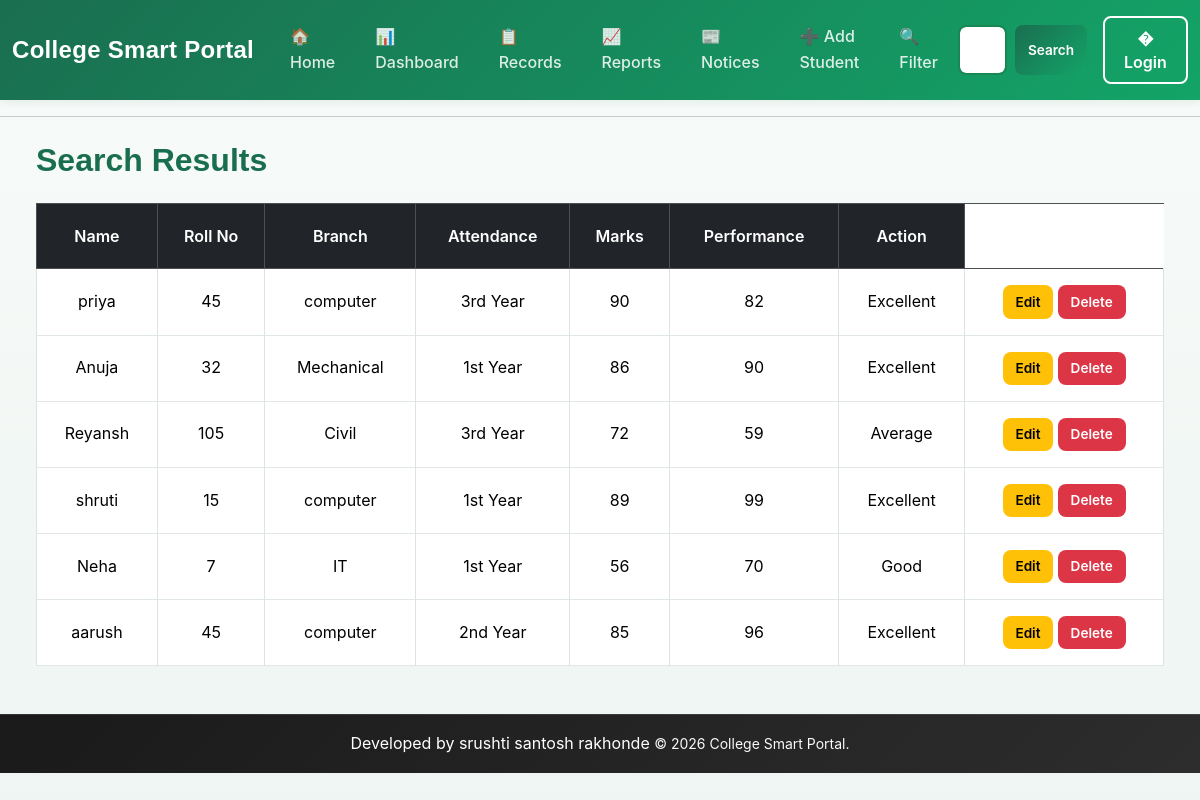
Screenshot of /search with the database file from the repository.
### tables this page shows
CREATE TABLE students (
                    id INTEGER PRIMARY KEY AUTOINCREMENT,
                    name TEXT NOT NULL,
                    roll_no INTEGER NOT NULL,
                    marks INTEGER NOT NULL,
                    branch TEXT NOT NULL,
                    attendance INTEGER DEFAULT 0
                 , photo TEXT DEFAULT 'default.png', year TEXT DEFAULT '1st Year');

### project_flask.py (the view)
@app.route("/search")
def search():
    q = request.args.get("q", "")
    conn = get_db()
    students = conn.execute("""
        SELECT id, name, roll_no, branch, attendance, marks, year
        FROM students
        WHERE name LIKE ?
        OR CAST(roll_no AS TEXT) LIKE ?
        OR branch LIKE ?
        OR year LIKE ?
    """, (f"%{q}%", f"%{q}%", f"%{q}%", f"%{q}%")).fetchall()
    return render_template("search.html", students=students)

### database.py (called while the page is built)
def get_db():
    conn = sqlite3.connect(DB_PATH)
    conn.row_factory = sqlite3.Row
    return conn

### templates/search.html
{% extends "base.html" %}
{% block content %}
<div class="container mt-4">
    <h2 class="mb-4">Search Results</h2>
    {% if students %}
    <table class="table table-bordered table-hover text-center">
        <thead class="table-dark">
            <tr>
                <th>Name</th>
                <th>Roll No</th>
                <th>Branch</th>
                <th>Attendance</th>
                <th>Marks</th>
                <th>Performance</th>
                <th>Action</th>
            </tr>
        </thead>
        <tbody>
            {% for student in students %}
            <tr>
                <td>{{ student[1] }}</td>
                <td>{{ student[2] }}</td>
                <td>{{ student[3] }}</td>
                <td>{{ student[6] }}</td>
                <td>{{ student[4] }}</td>
                <td>{{ student[5] }}</td>
                <td>
                    {% if student[5]|int >= 75 %}
                        Excellent
                    {% elif student[5]|int >= 60 %}
                        Good
                    {% else %}
                        Average
                    {% endif %}
                </td>
                <td>
                    <a href="{{ url_for('edit_student', id=student[0]) }}"
                       class="btn btn-warning btn-sm">
                        Edit
                    </a>
                    <a href="{{ url_for('delete_student', id=student[0]) }}"
                       class="btn btn-danger btn-sm">
                        Delete
                    </a>
                </td>
            </tr>
            {% endfor %}
        </tbody>
    </table>
    {% else %}
    <div class="alert alert-warning">
        No records found.
    </div>
    {% endif %}
</div>
{% endblock %}

### static/style.css (style rules this page uses)
:root { --primary-color: #1a6e50; --secondary-color: #13a467; --accent-color: #0f8b5c; --light-bg: #f8fbf9; --card-shadow: 0 4px 15px rgba(26, 110, 80, 0.1); --card-shadow-hover: 0 8px 25px rgba(26, 110, 80, 0.15); }
* { font-family: 'Inter', sans-serif; }
body { background: linear-gradient(180deg, #f8fbf9 0%, #eef5f2 100%); min-height: 100vh; color: #2c3e50; line-height: 1.6; }
.btn { border-radius: 8px; font-weight: 600; padding: 0.6rem 1.2rem; transition: all 0.3s ease; border: none; }
.btn-sm { padding: 0.4rem 0.8rem; font-size: 0.85rem; }
.table { background: white; border-collapse: collapse; }
.table thead.table-dark { background: linear-gradient(135deg, #1a6e50, #13a467) !important; }
.table tbody tr { border-bottom: 1px solid #e0e7e4; transition: all 0.3s ease; }
.table td { padding: 1rem 0.8rem; vertical-align: middle; }
.table th { font-weight: 600; padding: 1.2rem 0.8rem; color: white !important; }
h1, h2, h3, h4, h5, h6 { font-family: 'Poppins', sans-serif; font-weight: 700; color: #1a6e50; }
.container { max-width: 1200px; }

### rows the page displays
students: name "priya", roll_no "45", branch "computer", year "3rd Year", attendance "90", marks "82", shows "Excellent"
students: name "Anuja", roll_no "32", branch "Mechanical", year "1st Year", attendance "86", marks "90", shows "Excellent"
students: name "Reyansh", roll_no "105", branch "Civil", year "3rd Year", attendance "72", marks "59", shows "Average"
students: name "shruti", roll_no "15", branch "computer", year "1st Year", attendance "89", marks "99", shows "Excellent"
students: name "Neha", roll_no "7", branch "IT", year "1st Year", attendance "56", marks "70", shows "Good"
students: name "aarush", roll_no "45", branch "computer", year "2nd Year", attendance "85", marks "96", shows "Excellent"
